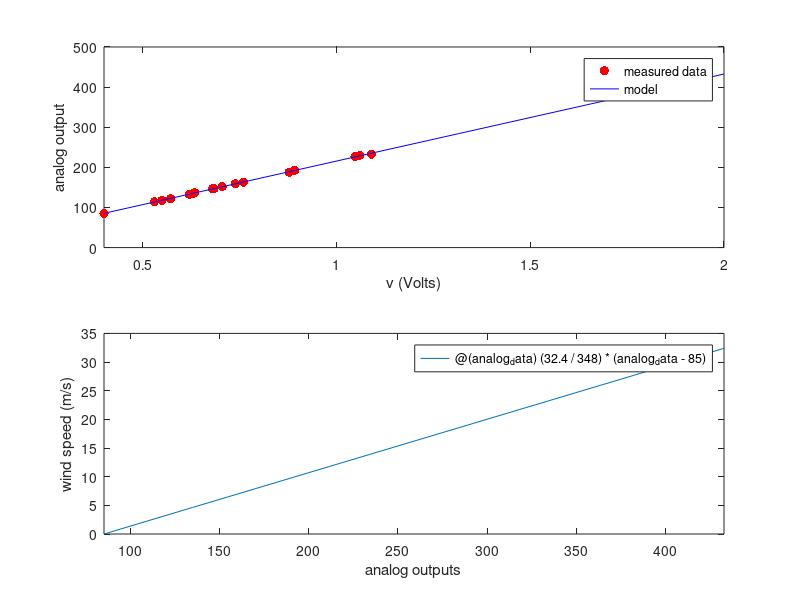

MATLAB code to generate this figure:
clear; close all; clc;

% calibrating wind anemometer by measuring voltages and observing arduino output

voltages = [0.4 0.53 0.572 0.62 0.55 0.629 0.634 0.684 0.629 0.705 0.68 0.76 0.739 0.892 0.878 1.048 1.09 1.06];
analog_output = [85 114 122 133 118 135 137 147 135 152 147 163 159 193 188 227 233 230];

% plotting the raw data
subplot(2,1,1)
plot(voltages,analog_output,'.r','MarkerSize',20)
hold on

% fitting the data to a linear function
p = polyfit(voltages,analog_output,1);
a_output = @(v) p(1) * v + p(2);

% plotting the new function over the domain of the sensor (from 0.4 volts to 2.0 volts)
fplot(a_output, [0.4 2], 'b')
xlabel('v (Volts)')
ylabel('analog output')
legend('measured data', 'model')
hold on

% now creating a function to convert a_outputs to wind speeds (in m/s)
% 85 to 433 (348 subintervals) for analog_outputs corresponding to voltages from 0.4 to 2 volts
% 0 to 32.4 m/s wind speeds corresponding to voltages from 0.4 to 2 volts
% each output for wind speed should be something like 
% wind_speed(analog_data) = (32.4/348)*(analog_data-85)
wind_speed = @(analog_data) (32.4/348) * (analog_data-85);

% plot the wind speed over the interval of possible analog_output values
subplot(2,1,2)
fplot(wind_speed,[85 433])
xlabel('analog outputs')
ylabel('wind speed (m/s)')




